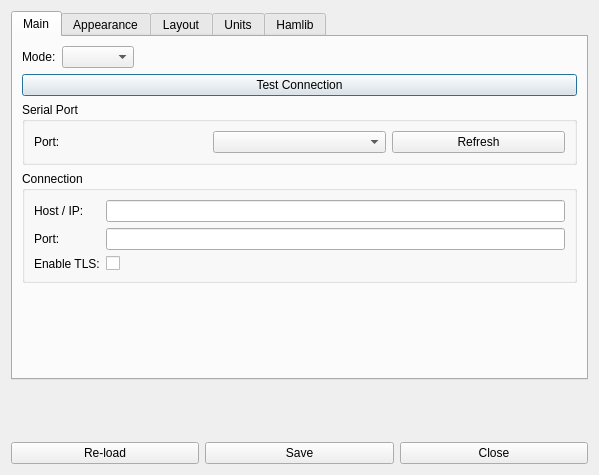
<?xml version="1.0" encoding="UTF-8"?>
<ui version="4.0">
 <class>DialogSetup</class>
 <widget class="QDialog" name="DialogSetup">
  <property name="geometry">
   <rect>
    <x>0</x>
    <y>0</y>
    <width>599</width>
    <height>475</height>
   </rect>
  </property>
  <property name="windowTitle">
   <string>Setup</string>
  </property>
  <layout class="QVBoxLayout" name="verticalLayout">
   <item>
    <widget class="QTabWidget" name="tabWidget">
     <property name="currentIndex">
      <number>0</number>
     </property>
     <widget class="QWidget" name="tabMain">
      <attribute name="title">
       <string>Main</string>
      </attribute>
      <layout class="QVBoxLayout" name="verticalLayout_2">
       <item>
        <layout class="QHBoxLayout" name="horizontalLayoutMode">
         <item>
          <widget class="QLabel" name="labelConnMode">
           <property name="text">
            <string>Mode:</string>
           </property>
          </widget>
         </item>
         <item>
          <widget class="QComboBox" name="comboBoxWebSocketMode"/>
         </item>
         <item>
          <spacer name="horizontalSpacerMode">
           <property name="orientation">
            <enum>Qt::Orientation::Horizontal</enum>
           </property>
           <property name="sizeHint" stdset="0">
            <size>
             <width>40</width>
             <height>20</height>
            </size>
           </property>
          </spacer>
         </item>
        </layout>
       </item>
       <item>
        <widget class="QPushButton" name="pushButtonTestConnection">
         <property name="text">
          <string>Test Connection</string>
         </property>
        </widget>
       </item>
       <item>
        <widget class="QGroupBox" name="groupSerial">
         <property name="title">
          <string>Serial Port</string>
         </property>
         <layout class="QGridLayout" name="gridSerial">
          <item row="0" column="0">
           <widget class="QLabel" name="labelSerialPort">
            <property name="text">
             <string>Port:</string>
            </property>
           </widget>
          </item>
          <item row="0" column="1">
           <widget class="QComboBox" name="comboBoxMercuryPort"/>
          </item>
          <item row="0" column="2">
           <widget class="QPushButton" name="pushButtonPortRefresh">
            <property name="text">
             <string>Refresh</string>
            </property>
           </widget>
          </item>
         </layout>
        </widget>
       </item>
       <item>
        <widget class="QGroupBox" name="groupNetwork">
         <property name="title">
          <string>Connection</string>
         </property>
         <layout class="QGridLayout" name="gridNetwork">
          <item row="0" column="1">
           <widget class="QLineEdit" name="lineEditWebSocketAddress"/>
          </item>
          <item row="0" column="0">
           <widget class="QLabel" name="labelAddress">
            <property name="text">
             <string>Host / IP:</string>
            </property>
           </widget>
          </item>
          <item row="2" column="1">
           <widget class="QCheckBox" name="checkBoxEnableTls"/>
          </item>
          <item row="1" column="1">
           <widget class="QLineEdit" name="lineEditWebSocketPortNum"/>
          </item>
          <item row="2" column="0">
           <widget class="QLabel" name="labelTls">
            <property name="text">
             <string>Enable TLS:</string>
            </property>
           </widget>
          </item>
          <item row="1" column="0">
           <widget class="QLabel" name="labelPort">
            <property name="text">
             <string>Port:</string>
            </property>
           </widget>
          </item>
         </layout>
        </widget>
       </item>
       <item>
        <spacer name="verticalSpacer_2">
         <property name="orientation">
          <enum>Qt::Orientation::Vertical</enum>
         </property>
         <property name="sizeHint" stdset="0">
          <size>
           <width>20</width>
           <height>40</height>
          </size>
         </property>
        </spacer>
       </item>
      </layout>
     </widget>
     <widget class="QWidget" name="tabAppearance">
      <attribute name="title">
       <string>Appearance</string>
      </attribute>
      <layout class="QVBoxLayout" name="verticalLayoutAppearance">
       <item>
        <widget class="QGroupBox" name="groupTheme">
         <property name="title">
          <string>Theme &amp; Layout</string>
         </property>
         <layout class="QGridLayout" name="gridTheme">
          <item row="0" column="0">
           <widget class="QLabel" name="labelTheme">
            <property name="text">
             <string>App Theme:</string>
            </property>
           </widget>
          </item>
          <item row="0" column="1">
           <widget class="QComboBox" name="comboBoxAppTheme"/>
          </item>
          <item row="1" column="0">
           <widget class="QLabel" name="labelHideMenu">
            <property name="text">
             <string>Hide Menu Bar:</string>
            </property>
           </widget>
          </item>
          <item row="1" column="1">
           <widget class="QCheckBox" name="checkBoxHideMenu"/>
          </item>
          <item row="2" column="0">
           <widget class="QLabel" name="labelAlwaysOnTop">
            <property name="text">
             <string>Always On Top:</string>
            </property>
           </widget>
          </item>
          <item row="2" column="1">
           <widget class="QCheckBox" name="checkBoxAlwaysOnTop"/>
          </item>
          <item row="3" column="0">
           <widget class="QLabel" name="labelScale">
            <property name="text">
             <string>App Scale Factor:</string>
            </property>
           </widget>
          </item>
          <item row="3" column="1">
           <widget class="QSlider" name="horizontalSliderAppScaleFactor">
            <property name="minimum">
             <number>50</number>
            </property>
            <property name="maximum">
             <number>125</number>
            </property>
            <property name="value">
             <number>100</number>
            </property>
            <property name="orientation">
             <enum>Qt::Orientation::Horizontal</enum>
            </property>
           </widget>
          </item>
          <item row="3" column="2">
           <widget class="QLineEdit" name="lineEditScale">
            <property name="maximumSize">
             <size>
              <width>50</width>
              <height>16777215</height>
             </size>
            </property>
            <property name="readOnly">
             <bool>true</bool>
            </property>
           </widget>
          </item>
          <item row="4" column="0">
           <widget class="QLabel" name="labelFont">
            <property name="text">
             <string>Font:</string>
            </property>
           </widget>
          </item>
          <item row="4" column="1">
           <widget class="QPushButton" name="pushButtonFont">
            <property name="text">
             <string>Font...</string>
            </property>
           </widget>
          </item>
         </layout>
        </widget>
       </item>
       <item>
        <spacer name="verticalSpacerAppearance">
         <property name="orientation">
          <enum>Qt::Orientation::Vertical</enum>
         </property>
         <property name="sizeHint" stdset="0">
          <size>
           <width>20</width>
           <height>150</height>
          </size>
         </property>
        </spacer>
       </item>
      </layout>
     </widget>
     <widget class="QWidget" name="tabLayout">
      <attribute name="title">
       <string>Layout</string>
      </attribute>
      <layout class="QVBoxLayout" name="verticalLayout_3">
       <item>
        <widget class="QGroupBox" name="groupStartupLayout">
         <property name="title">
          <string>Layout Startup</string>
         </property>
         <layout class="QGridLayout" name="gridLayoutStartupLayout">
          <item row="0" column="0">
           <widget class="QLabel" name="labelStartupLayout">
            <property name="text">
             <string>Startup layout:</string>
            </property>
           </widget>
          </item>
          <item row="0" column="1">
           <widget class="QComboBox" name="comboBoxStartupLayout"/>
          </item>
          <item row="1" column="0" colspan="2">
           <widget class="QLabel" name="labelStartupLayoutHint">
            <property name="text">
             <string>Choose which layout to load at startup. If the selected file is missing, the built-in default layout will be used.</string>
            </property>
            <property name="wordWrap">
             <bool>true</bool>
            </property>
           </widget>
          </item>
         </layout>
        </widget>
       </item>
       <item>
        <widget class="QGroupBox" name="groupLaypotParm">
         <property name="title">
          <string>Parameters</string>
         </property>
         <layout class="QHBoxLayout" name="horizontalLayout">
          <item>
           <widget class="QLabel" name="labelLayoutColumns">
            <property name="text">
             <string>Number Columns:</string>
            </property>
           </widget>
          </item>
          <item>
           <widget class="QSpinBox" name="spinBoxGridColumns">
            <property name="minimum">
             <number>2</number>
            </property>
            <property name="maximum">
             <number>4</number>
            </property>
           </widget>
          </item>
         </layout>
        </widget>
       </item>
       <item>
        <spacer name="verticalSpacerLayout">
         <property name="orientation">
          <enum>Qt::Orientation::Vertical</enum>
         </property>
         <property name="sizeHint" stdset="0">
          <size>
           <width>20</width>
           <height>40</height>
          </size>
         </property>
        </spacer>
       </item>
      </layout>
     </widget>
     <widget class="QWidget" name="tabUnits">
      <attribute name="title">
       <string>Units</string>
      </attribute>
      <layout class="QVBoxLayout" name="verticalLayoutUnits">
       <item>
        <widget class="QGroupBox" name="groupUnits">
         <property name="title">
          <string>Measurement Units</string>
         </property>
         <layout class="QGridLayout" name="gridUnits">
          <item row="0" column="0">
           <widget class="QLabel" name="labelU1">
            <property name="text">
             <string>Temperature Unit:</string>
            </property>
           </widget>
          </item>
          <item row="0" column="1">
           <widget class="QComboBox" name="comboBoxUnitsTemp"/>
          </item>
          <item row="1" column="0">
           <widget class="QLabel" name="labelU2">
            <property name="text">
             <string>Power Unit:</string>
            </property>
           </widget>
          </item>
          <item row="1" column="1">
           <widget class="QComboBox" name="comboBoxUnitsPower"/>
          </item>
          <item row="2" column="0">
           <widget class="QLabel" name="labelU3">
            <property name="text">
             <string>Reflected Unit:</string>
            </property>
           </widget>
          </item>
          <item row="2" column="1">
           <widget class="QComboBox" name="comboBoxUnitsReflected"/>
          </item>
         </layout>
        </widget>
       </item>
       <item>
        <spacer name="verticalSpacer_3">
         <property name="orientation">
          <enum>Qt::Orientation::Vertical</enum>
         </property>
         <property name="sizeHint" stdset="0">
          <size>
           <width>20</width>
           <height>40</height>
          </size>
         </property>
        </spacer>
       </item>
      </layout>
     </widget>
     <widget class="QWidget" name="tabHamlib">
      <attribute name="title">
       <string>Hamlib</string>
      </attribute>
      <layout class="QVBoxLayout" name="verticalLayoutHamlib">
       <item>
        <layout class="QHBoxLayout" name="horizontalLayoutHamlibTop">
         <item>
          <widget class="QLabel" name="labelHamlibRig">
           <property name="text">
            <string>Rig</string>
           </property>
          </widget>
         </item>
         <item>
          <widget class="QComboBox" name="comboBoxHamlibRigModel"/>
         </item>
         <item>
          <widget class="QPushButton" name="pushButtonHamlibRefreshRigList">
           <property name="text">
            <string>Refresh</string>
           </property>
          </widget>
         </item>
         <item>
          <widget class="QPushButton" name="pushButtonHamlibTest">
           <property name="text">
            <string>Test</string>
           </property>
          </widget>
         </item>
         <item>
          <widget class="QCheckBox" name="checkBoxHamlibEnabled">
           <property name="text">
            <string>Enabled</string>
           </property>
          </widget>
         </item>
         <item>
          <spacer name="horizontalSpacerHamlib">
           <property name="orientation">
            <enum>Qt::Orientation::Horizontal</enum>
           </property>
           <property name="sizeHint" stdset="0">
            <size>
             <width>40</width>
             <height>20</height>
            </size>
           </property>
          </spacer>
         </item>
         <item>
          <widget class="QLabel" name="labelHamlibStatus">
           <property name="text">
            <string>Not checked</string>
           </property>
           <property name="alignment">
            <set>Qt::AlignmentFlag::AlignRight|Qt::AlignmentFlag::AlignTrailing|Qt::AlignmentFlag::AlignVCenter</set>
           </property>
          </widget>
         </item>
        </layout>
       </item>
       <item>
        <widget class="QTabWidget" name="tabWidgetHamlib">
         <property name="currentIndex">
          <number>0</number>
         </property>
         <widget class="QWidget" name="tabHamlibSerial">
          <attribute name="title">
           <string>Serial</string>
          </attribute>
          <layout class="QVBoxLayout" name="verticalLayoutHamlibSerial">
           <item>
            <layout class="QFormLayout" name="formLayoutHamlibSerial">
             <property name="labelAlignment">
              <set>Qt::AlignmentFlag::AlignRight|Qt::AlignmentFlag::AlignTrailing|Qt::AlignmentFlag::AlignVCenter</set>
             </property>
             <item row="0" column="0">
              <widget class="QLabel" name="label_comboBoxHamlibSerialPort">
               <property name="text">
                <string>Port</string>
               </property>
              </widget>
             </item>
             <item row="0" column="1">
              <widget class="QComboBox" name="comboBoxHamlibSerialPort"/>
             </item>
             <item row="1" column="0">
              <widget class="QLabel" name="label_comboBoxHamlibSerialBaud">
               <property name="text">
                <string>Baud Rate</string>
               </property>
              </widget>
             </item>
             <item row="1" column="1">
              <widget class="QComboBox" name="comboBoxHamlibSerialBaud"/>
             </item>
             <item row="2" column="0">
              <widget class="QLabel" name="label_comboBoxHamlibDataBits">
               <property name="text">
                <string>Data Bits</string>
               </property>
              </widget>
             </item>
             <item row="2" column="1">
              <widget class="QComboBox" name="comboBoxHamlibDataBits"/>
             </item>
             <item row="3" column="0">
              <widget class="QLabel" name="label_comboBoxHamlibStopBits">
               <property name="text">
                <string>Stop Bits</string>
               </property>
              </widget>
             </item>
             <item row="3" column="1">
              <widget class="QComboBox" name="comboBoxHamlibStopBits"/>
             </item>
             <item row="4" column="0">
              <widget class="QLabel" name="label_comboBoxHamlibFlowControl">
               <property name="text">
                <string>Flow Control</string>
               </property>
              </widget>
             </item>
             <item row="4" column="1">
              <widget class="QComboBox" name="comboBoxHamlibFlowControl"/>
             </item>
             <item row="5" column="0">
              <widget class="QLabel" name="label_comboBoxHamlibParity">
               <property name="text">
                <string>Parity</string>
               </property>
              </widget>
             </item>
             <item row="5" column="1">
              <widget class="QComboBox" name="comboBoxHamlibParity"/>
             </item>
             <item row="6" column="0">
              <widget class="QLabel" name="label_spinBoxHamlibRigctldPort">
               <property name="text">
                <string>TCP Port</string>
               </property>
              </widget>
             </item>
             <item row="6" column="1">
              <widget class="QSpinBox" name="spinBoxHamlibRigctldPort">
               <property name="minimum">
                <number>1</number>
               </property>
               <property name="maximum">
                <number>65535</number>
               </property>
               <property name="value">
                <number>4532</number>
               </property>
              </widget>
             </item>
             <item row="7" column="0">
              <widget class="QLabel" name="label_checkBoxHamlibAutoStart">
               <property name="text">
                <string>Auto Start</string>
               </property>
              </widget>
             </item>
             <item row="7" column="1">
              <widget class="QCheckBox" name="checkBoxHamlibAutoStart">
               <property name="text">
                <string>Auto-start rigctld</string>
               </property>
              </widget>
             </item>
             <item row="8" column="0">
              <widget class="QLabel" name="label_widgetHamlibStartStop">
               <property name="text">
                <string>rigctld</string>
               </property>
              </widget>
             </item>
             <item row="8" column="1">
              <layout class="QHBoxLayout" name="horizontalLayoutHamlibStartStop">
               <item>
                <widget class="QPushButton" name="pushButtonHamlibStart">
                 <property name="text">
                  <string>Start</string>
                 </property>
                </widget>
               </item>
               <item>
                <widget class="QPushButton" name="pushButtonHamlibStop">
                 <property name="text">
                  <string>Stop</string>
                 </property>
                </widget>
               </item>
               <item>
                <spacer name="horizontalSpacerHamlibStartStop">
                 <property name="orientation">
                  <enum>Qt::Orientation::Horizontal</enum>
                 </property>
                 <property name="sizeHint" stdset="0">
                  <size>
                   <width>40</width>
                   <height>20</height>
                  </size>
                 </property>
                </spacer>
               </item>
              </layout>
             </item>
            </layout>
           </item>
          </layout>
         </widget>
         <widget class="QWidget" name="tabHamlibNetwork">
          <attribute name="title">
           <string>Network</string>
          </attribute>
          <layout class="QVBoxLayout" name="verticalLayoutHamlibNetwork">
           <item>
            <layout class="QFormLayout" name="formLayoutHamlibNetwork">
             <property name="labelAlignment">
              <set>Qt::AlignmentFlag::AlignRight|Qt::AlignmentFlag::AlignTrailing|Qt::AlignmentFlag::AlignVCenter</set>
             </property>
             <item row="0" column="0">
              <widget class="QLabel" name="label_lineEditHamlibHost">
               <property name="text">
                <string>Host</string>
               </property>
              </widget>
             </item>
             <item row="0" column="1">
              <widget class="QLineEdit" name="lineEditHamlibHost">
               <property name="text">
                <string>127.0.0.1</string>
               </property>
              </widget>
             </item>
             <item row="1" column="0">
              <widget class="QLabel" name="label_spinBoxHamlibPort">
               <property name="text">
                <string>Port</string>
               </property>
              </widget>
             </item>
             <item row="1" column="1">
              <widget class="QSpinBox" name="spinBoxHamlibPort">
               <property name="minimum">
                <number>1</number>
               </property>
               <property name="maximum">
                <number>65535</number>
               </property>
               <property name="value">
                <number>4532</number>
               </property>
              </widget>
             </item>
            </layout>
           </item>
          </layout>
         </widget>
         <widget class="QWidget" name="tabHamlibHelp">
          <attribute name="title">
           <string>Help</string>
          </attribute>
          <layout class="QVBoxLayout" name="verticalLayoutHamlibHelp">
           <item>
            <layout class="QFormLayout" name="formLayoutHamlibBin">
             <property name="labelAlignment">
              <set>Qt::AlignmentFlag::AlignRight|Qt::AlignmentFlag::AlignTrailing|Qt::AlignmentFlag::AlignVCenter</set>
             </property>
             <item row="0" column="0">
              <widget class="QLabel" name="label_widgetHamlibBin">
               <property name="text">
                <string>Hamlib bin</string>
               </property>
              </widget>
             </item>
             <item row="0" column="1">
              <layout class="QHBoxLayout" name="horizontalLayoutHamlibBin">
               <item>
                <widget class="QLineEdit" name="lineEditHamlibBinPath"/>
               </item>
               <item>
                <widget class="QPushButton" name="pushButtonHamlibBrowseBin">
                 <property name="text">
                  <string>Browse...</string>
                 </property>
                </widget>
               </item>
              </layout>
             </item>
            </layout>
           </item>
           <item>
            <widget class="QTextBrowser" name="textBrowserHamlibHelp">
             <property name="html">
              <string>&lt;!DOCTYPE HTML PUBLIC &quot;-//W3C//DTD HTML 4.0//EN&quot; &quot;http://www.w3.org/TR/REC-html40/strict.dtd&quot;&gt;
&lt;html&gt;&lt;head&gt;&lt;meta name=&quot;qrichtext&quot; content=&quot;1&quot; /&gt;&lt;meta charset=&quot;utf-8&quot; /&gt;&lt;style type=&quot;text/css&quot;&gt;
p, li { white-space: pre-wrap; }
hr { height: 1px; border-width: 0; }
li.unchecked::marker { content: &quot;\2610&quot;; }
li.checked::marker { content: &quot;\2612&quot;; }
&lt;/style&gt;&lt;/head&gt;&lt;body style=&quot; font-family:'Segoe UI'; font-size:9pt; font-weight:400; font-style:normal;&quot;&gt;
&lt;p style=&quot; margin-top:12px; margin-bottom:12px; margin-left:0px; margin-right:0px; -qt-block-indent:0; text-indent:0px;&quot;&gt;&lt;span style=&quot; font-weight:700;&quot;&gt;Hamlib / rigctld (TCP)&lt;/span&gt;&lt;/p&gt;
&lt;p style=&quot; margin-top:12px; margin-bottom:12px; margin-left:0px; margin-right:0px; -qt-block-indent:0; text-indent:0px;&quot;&gt;RayPowerMeter talks to &lt;span style=&quot; font-weight:700;&quot;&gt;rigctld&lt;/span&gt; over TCP for Auto SWR sweeps.&lt;/p&gt;
&lt;p style=&quot; margin-top:12px; margin-bottom:12px; margin-left:0px; margin-right:0px; -qt-block-indent:0; text-indent:0px;&quot;&gt;&lt;span style=&quot; font-weight:700;&quot;&gt;Recommended:&lt;/span&gt; Use the Serial tab to start rigctld automatically after a successful Test.&lt;/p&gt;
&lt;p style=&quot; margin-top:12px; margin-bottom:12px; margin-left:0px; margin-right:0px; -qt-block-indent:0; text-indent:0px;&quot;&gt;Example (Windows): &lt;span style=&quot; font-family:'Courier New';&quot;&gt;rigctld.exe -m &amp;lt;MODEL_ID&amp;gt; -r COM3 -s 115200 -t 4532&lt;/span&gt;&lt;/p&gt;
&lt;p style=&quot; margin-top:12px; margin-bottom:12px; margin-left:0px; margin-right:0px; -qt-block-indent:0; text-indent:0px;&quot;&gt;To verify Hamlib is installed: &lt;span style=&quot; font-family:'Courier New';&quot;&gt;rigctl -V&lt;/span&gt; (capital V).&lt;/p&gt;
&lt;p style=&quot; margin-top:12px; margin-bottom:12px; margin-left:0px; margin-right:0px; -qt-block-indent:0; text-indent:0px;&quot;&gt;Typical Hamlib bin folder (Windows): &lt;span style=&quot; font-family:'Courier New';&quot;&gt;C:\Program Files\hamlib-w64-4.6.5\bin&lt;/span&gt;&lt;/p&gt;&lt;/body&gt;&lt;/html&gt;</string>
             </property>
            </widget>
           </item>
          </layout>
         </widget>
        </widget>
       </item>
      </layout>
     </widget>
    </widget>
   </item>
   <item>
    <spacer name="verticalSpacer">
     <property name="orientation">
      <enum>Qt::Orientation::Vertical</enum>
     </property>
     <property name="sizeHint" stdset="0">
      <size>
       <width>20</width>
       <height>40</height>
      </size>
     </property>
    </spacer>
   </item>
   <item>
    <layout class="QHBoxLayout" name="horizontalButtonsMain">
     <item>
      <widget class="QPushButton" name="pushButtonLoad">
       <property name="text">
        <string>Re-load</string>
       </property>
      </widget>
     </item>
     <item>
      <widget class="QPushButton" name="pushButtonSave">
       <property name="text">
        <string>Save</string>
       </property>
      </widget>
     </item>
     <item>
      <widget class="QPushButton" name="pushButtonClose">
       <property name="text">
        <string>Close</string>
       </property>
      </widget>
     </item>
    </layout>
   </item>
  </layout>
 </widget>
 <resources/>
 <connections/>
</ui>
